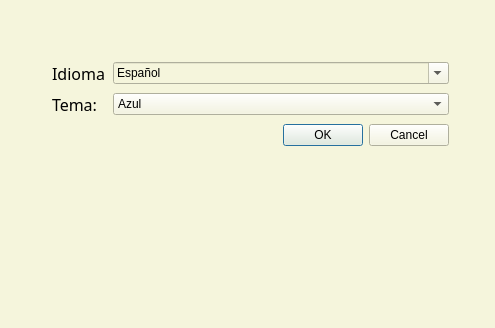
<?xml version="1.0" encoding="UTF-8"?>
<ui version="4.0">
 <class>Dialog</class>
 <widget class="QDialog" name="Dialog">
  <property name="enabled">
   <bool>true</bool>
  </property>
  <property name="geometry">
   <rect>
    <x>0</x>
    <y>0</y>
    <width>495</width>
    <height>328</height>
   </rect>
  </property>
  <property name="windowTitle">
   <string>Dialog</string>
  </property>
  <property name="styleSheet">
   <string notr="true">background-color: #f5f5dc;
</string>
  </property>
  <widget class="QWidget" name="formLayoutWidget">
   <property name="geometry">
    <rect>
     <x>40</x>
     <y>50</y>
     <width>421</width>
     <height>221</height>
    </rect>
   </property>
   <layout class="QFormLayout" name="formLayout">
    <property name="horizontalSpacing">
     <number>8</number>
    </property>
    <property name="verticalSpacing">
     <number>8</number>
    </property>
    <property name="leftMargin">
     <number>12</number>
    </property>
    <property name="topMargin">
     <number>12</number>
    </property>
    <property name="rightMargin">
     <number>12</number>
    </property>
    <property name="bottomMargin">
     <number>12</number>
    </property>
    <item row="0" column="0">
     <widget class="QLabel" name="lblIdioma">
      <property name="font">
       <font>
        <family>Dubai</family>
        <pointsize>12</pointsize>
       </font>
      </property>
      <property name="styleSheet">
       <string notr="true">color: black;</string>
      </property>
      <property name="text">
       <string>Idioma</string>
      </property>
      <property name="buddy">
       <cstring>&amp;Idioma</cstring>
      </property>
     </widget>
    </item>
    <item row="0" column="1">
     <widget class="QComboBox" name="cbLanguage">
      <property name="enabled">
       <bool>true</bool>
      </property>
      <property name="toolTip">
       <string>Selecciona un idioma (solo ejemplo, no cambia nada)</string>
      </property>
      <property name="styleSheet">
       <string notr="true">color: black;</string>
      </property>
      <property name="editable">
       <bool>true</bool>
      </property>
      <property name="currentText">
       <string>Español</string>
      </property>
      <property name="maxVisibleItems">
       <number>3</number>
      </property>
      <item>
       <property name="text">
        <string>Español</string>
       </property>
      </item>
      <item>
       <property name="text">
        <string>Inglés</string>
       </property>
      </item>
      <item>
       <property name="text">
        <string>Francés</string>
       </property>
      </item>
     </widget>
    </item>
    <item row="2" column="0" colspan="2">
     <widget class="QDialogButtonBox" name="buttonBox">
      <property name="styleSheet">
       <string notr="true">color:black;</string>
      </property>
      <property name="standardButtons">
       <set>QDialogButtonBox::StandardButton::Cancel|QDialogButtonBox::StandardButton::Ok</set>
      </property>
     </widget>
    </item>
    <item row="1" column="0">
     <widget class="QLabel" name="lblTema">
      <property name="font">
       <font>
        <family>Dubai</family>
        <pointsize>12</pointsize>
       </font>
      </property>
      <property name="styleSheet">
       <string notr="true">color: black</string>
      </property>
      <property name="text">
       <string>Tema: </string>
      </property>
     </widget>
    </item>
    <item row="1" column="1">
     <widget class="QComboBox" name="cbTema">
      <property name="styleSheet">
       <string notr="true">color: black</string>
      </property>
      <item>
       <property name="text">
        <string>Azul</string>
       </property>
      </item>
      <item>
       <property name="text">
        <string>Amarillo</string>
       </property>
      </item>
     </widget>
    </item>
   </layout>
  </widget>
 </widget>
 <resources/>
 <connections/>
</ui>
